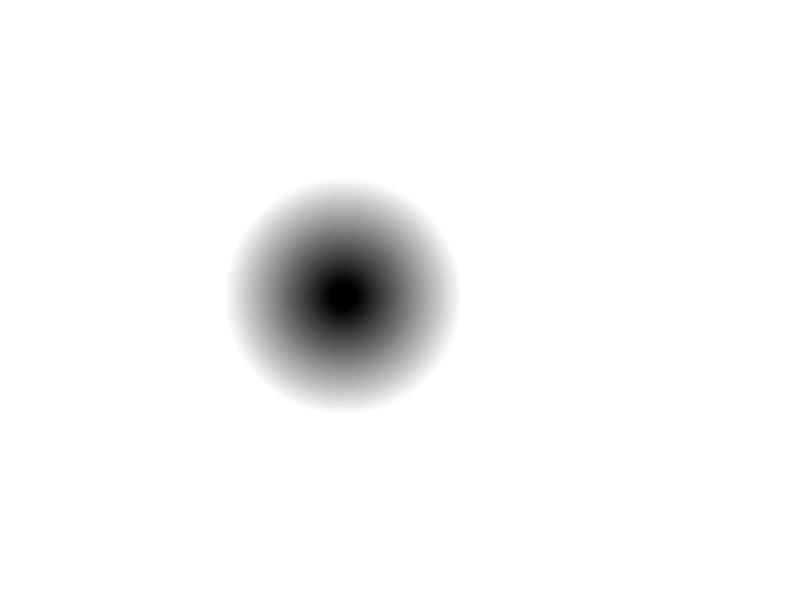

MATLAB code for this plot: (Note: this script raises an error after producing the figure.)


%%




x_o = 1000
y_o = 1000
r_1 = 50
r_2 = 500

x = (0:1:2591)
y = (0:1:1943)
y_T = transpose(y)

r = sqrt(((x-x_o).^2)+(y_T-y_o).^2);

%%
pv = (r-r_1)/(r_2-r_1);
pv_grad = gradient(pv);

%%
Pv_resize = pv/(max(max(pv)));
imshow(pv);
%%
pv_resize_bw = mat2gray(pv);

test1 = imread('200123_181506_2.jpg');
imshow(test1);

%%
test = rgb2gray(test2);


boi = (imsubtract(test, I));
imshow(boi)



